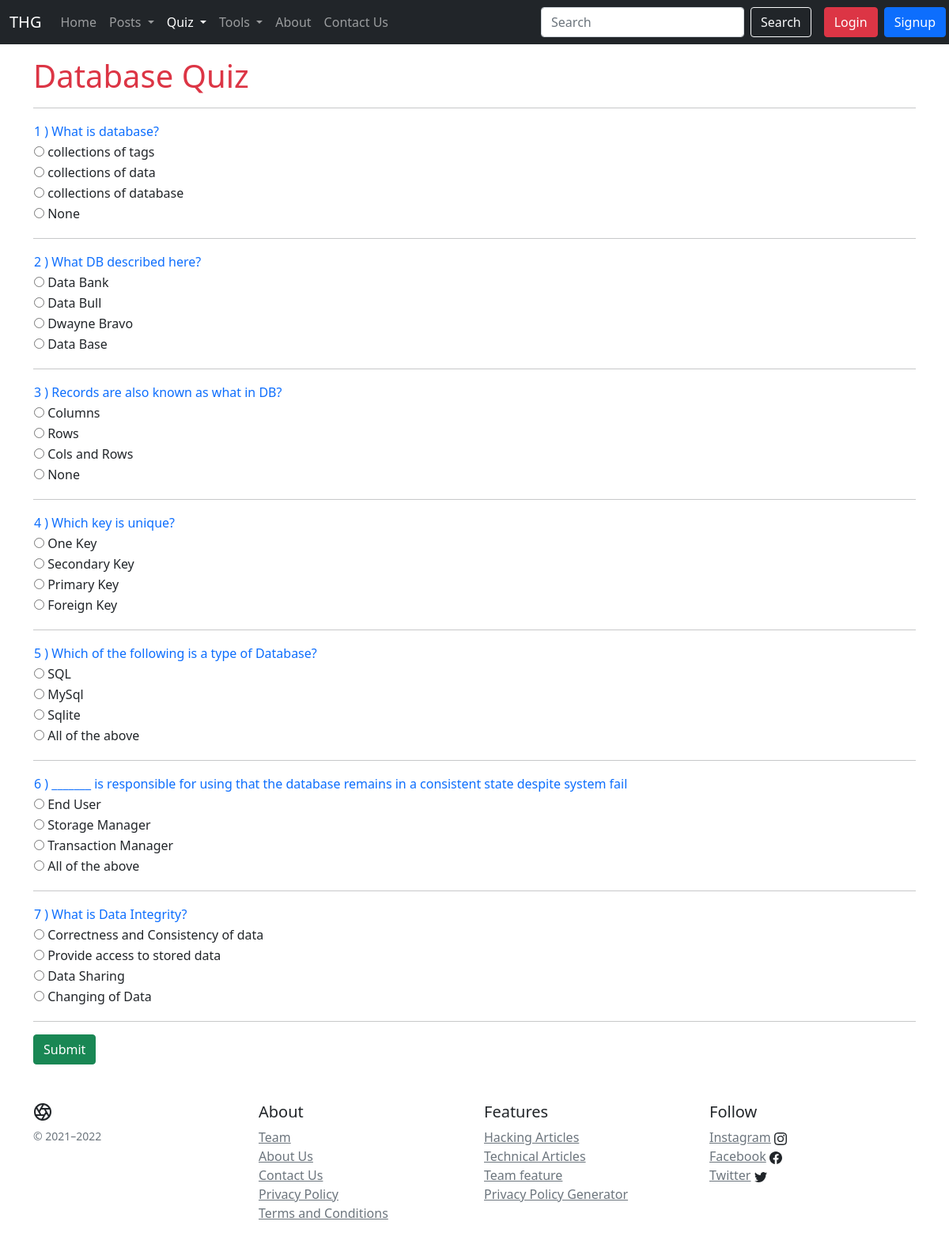
The page /db_quiz/ on the database its author committed.
### THG/models.py (models this page shows)
class Exam(models.Model):
    category = models.CharField(max_length=50, default="")
    Question = models.CharField(max_length=100)
    option1 = models.CharField(max_length=100)
    option2 = models.CharField(max_length=100)
    option3 = models.CharField(max_length=100)
    option4 = models.CharField(max_length=100)
    corrans = models.CharField(max_length=100)

### THG/views.py (the view)
# urls.py: path('db_quiz/', views.db_quiz, name='db_quiz'),
def db_quiz(request):
    dbQuiz = Exam.objects.filter(category="Database")
    params = {'exam':dbQuiz, 'quiz_category': 'Database Quiz'}
    return render(request, 'category_quiz/quiz.html', params)

### THG/templates/category_quiz/quiz.html (shortened to what this page needs)
{% extends 'base.html' %}
{% block quizdropdownactive %} active {% endblock quizdropdownactive %}
{% block body %}
<div class="container">
    <h1 class="text-danger mt-3">{{quiz_category}}</h1>
    <hr>
    <div>
        {% for i in  exam %}
        <table>
            <tr>
                <td class="text-primary">{{ forloop.counter }} ) {{i.Question}}</td>
            </tr>
            <tr>
                <td><input type = "radio" class="rb" name = {{i.id}} id="Option1" value="{{i.option1}}"> {{i.option1}}</td>
            </tr>
            <tr>
                <td><input type = "radio" class="rb" name = {{i.id}} id="Option2" value="{{i.option2}}"> {{i.option2}}</td>
            </tr>
            <tr>
                <td><input type = "radio" class="rb" name = {{i.id}} id="Option3" value="{{i.option3}}"> {{i.option3}}</td>
            </tr>
            <tr>
                <td><input type = "radio" class="rb" name = {{i.id}} id="Option4" value="{{i.option4}}"> {{i.option4}}</td>
            </tr>
            <tr>
                <td><label id="corans" class= "rb" style="display:none ; color : green"><b>{{i.corrans}}</b></label></td>
            </tr>
        </table>
<hr>
        {% endfor %}
        <input type="submit" class="btn btn-success" value="Submit" id="b1" onclick="getanswers()">
        <br>
        </div>
</div>
{% endblock %}

### THG/templates/base.html (shortened to what this page needs)
<!doctype html>
<html lang="en">
<head>
  <link href="https://cdn.jsdelivr.net/npm/bootstrap@5.0.0-beta2/dist/css/bootstrap.min.css" rel="stylesheet"
>
</head>
<body>
  <nav class="navbar navbar-expand-lg navbar-dark bg-dark">
    <div class="container-fluid">
      <a class="navbar-brand" href="{% url 'home' %}">THG</a>
      <div class="collapse navbar-collapse" id="navbarSupportedContent">
        <ul class="navbar-nav me-auto mb-2 mb-lg-0">
          <li class="nav-item">
            <a class="nav-link {% block homeactive %} {% endblock homeactive %}" aria-current="page" href="{% url 'home' %}">Home</a>
          </li>
          <li class="nav-item dropdown">
            <a class="nav-link dropdown-toggle {% block postsdropdownactive %} {% endblock postsdropdownactive %}" href="#" id="navbarDropdown" role="button" data-bs-toggle="dropdown"
              aria-expanded="false">
              Posts
            </a>
          </li>
          <li class="nav-item dropdown">
            <a class="nav-link dropdown-toggle {% block quizdropdownactive %} {% endblock quizdropdownactive %}" href="#" id="navbarDropdown" role="button" data-bs-toggle="dropdown"
              aria-expanded="false">
              Quiz
            </a>
          </li>
          <li class="nav-item dropdown">
            <a class="nav-link dropdown-toggle {% block toolsdropdownactive %} {% endblock toolsdropdownactive %}" href="#" id="navbarDropdown" role="button" data-bs-toggle="dropdown"
              aria-expanded="false">
              Tools
            </a>
          </li>
          <li class="nav-item">
            <a class="nav-link {% block aboutactive %} {% endblock aboutactive %}" href="{% url 'about' %}">About</a>
          </li>
          <li class="nav-item">
            <a class="nav-link {% block contactactive %} {% endblock contactactive %}" href="{% url 'contact' %}">Contact Us</a>
          </li>
        </ul>
        <form method="get" action="\search" class="d-flex">
          <input class="form-control me-2" type="search" placeholder="Search" aria-label="Search" id="query" name="query">
          <button class="btn btn-outline-light" type="submit">Search</button>
        </form>
      </div>
    </div>
    {% if user.is_authenticated %}
        <ul class="navbar-nav ml-auto mb-2 mb-lg-0">
        <li class="nav-item dropdown">
          <a class="nav-link dropdown-toggle" href="#" id="navbarDropdown" role="button" data-bs-toggle="dropdown" aria-expanded="false">
            Welcome {{request.user}}
          </a>
          <ul class="dropdown-menu" aria-labelledby="navbarDropdown">
            <li><a class="dropdown-item" href="/logout">Logout</a></li>
          </ul>
        </li>
        </ul>
    {% else %}
    <button class="btn btn-danger mx-1" data-bs-toggle="modal" data-bs-target="#loginModal">Login</button>
    <button class="btn btn-primary mx-1" data-bs-toggle="modal" data-bs-target="#signupModal">Signup</button>
    {% endif %}
  </nav>
  {% block body %}
  {% endblock %}
  <footer class="container py-5">
    <div class="row">
      <div class="col-12 col-md">
        <small class="d-block mb-3 text-muted">© 2021–2022</small>
      </div>
      <div class="col-6 col-md">
        <h5>About</h5>
        <ul class="list-unstyled text-small">
          <li><a class="link-secondary" href="{% url 'about' %}">Team</a></li>
          <li><a class="link-secondary" href="{% url 'about' %}">About Us</a></li>
          <li><a class="link-secondary" href="{% url 'contact' %}">Contact Us</a></li>
          <li><a class="link-secondary" href="{% url 'privacy_policy' %}">Privacy Policy</a></li>
          <li><a class="link-secondary" href="{% url 'terms_and_conditions' %}">Terms and Conditions</a></li>
        </ul>
      </div>
      <div class="col-6 col-md">
        <h5>Features</h5>
        <ul class="list-unstyled text-small">
          <li><a class="link-secondary" href="{% url 'hacking' %}">Hacking Articles</a></li>
          <li><a class="link-secondary" href="{% url 'technology' %}">Technical Articles</a></li>
          <li><a class="link-secondary" href="{% url 'cybersecurity_quiz' %}">Team feature</a></li>
          <li><a class="link-secondary" href="{% url 'privacy_policy_generator' %}">Privacy Policy Generator</a></li>
        </ul>
      </div>
      <div class="col-6 col-md">
        <h5>Follow</h5>
        <ul class="list-unstyled text-small">
          <li><a class="link-secondary" href="https://www.instagram.com/himanshu_9714">Instagram</a> </li>
          <li><a class="link-secondary" href="https://www.facebook.com/yashpancholi001">Facebook</a> </li>
          <li><a class="link-secondary" href="https://www.linkedin.com/in/shihora-denish-5a3167171/">Twitter</a> </li>
        </ul>
      </div>
    </div>
  </footer>
</body>
</html>

### rows shown on the page
Exam: Question "What is database?", option1 "collections of tags", option2 "collections of data", option3 "collections of database", option4 "None"
Exam: Question "What DB described here?", option1 "Data Bank", option2 "Data Bull", option3 "Dwayne Bravo", option4 "Data Base"
Exam: Question "Records are also known as what in DB?", option1 "Columns", option2 "Rows", option3 "Cols and Rows", option4 "None"
Exam: Question "Which key is unique?", option1 "One Key", option2 "Secondary Key", option3 "Primary Key", option4 "Foreign Key"
Exam: Question "Which of the following is a type of Database?", option1 "SQL", option2 "MySql", option3 "Sqlite", option4 "All of the above"
Exam: Question "_______ is responsible for using that the database remains in a consistent state despite system fail", option1 "End User", option2 "Storage Manager", option3 "Transaction Manager", option4 "All of the above"
Exam: Question "What is Data Integrity?", option1 "Correctness and Consistency of data", option2 "Provide access to stored data", option3 "Data Sharing", option4 "Changing of Data"

### other values the page prints
{{ quiz_category }} "Database Quiz"
